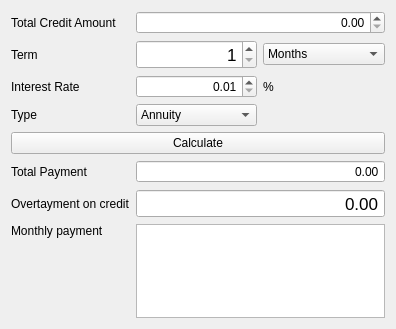
<?xml version="1.0" encoding="UTF-8"?>
<ui version="4.0">
 <class>CreditWindow</class>
 <widget class="QWidget" name="CreditWindow">
  <property name="geometry">
   <rect>
    <x>0</x>
    <y>0</y>
    <width>396</width>
    <height>329</height>
   </rect>
  </property>
  <property name="windowTitle">
   <string>Credit Calculator</string>
  </property>
  <layout class="QGridLayout" name="gridLayout">
   <item row="5" column="0">
    <widget class="QLabel" name="label_TotalPayment">
     <property name="text">
      <string>Total Payment</string>
     </property>
    </widget>
   </item>
   <item row="2" column="0">
    <widget class="QLabel" name="label_InterestRate">
     <property name="text">
      <string>Interest Rate</string>
     </property>
    </widget>
   </item>
   <item row="1" column="2">
    <widget class="QComboBox" name="comboBox_Term">
     <item>
      <property name="text">
       <string>Months</string>
      </property>
     </item>
     <item>
      <property name="text">
       <string>Years</string>
      </property>
     </item>
    </widget>
   </item>
   <item row="1" column="1">
    <widget class="QSpinBox" name="spinBox_Term">
     <property name="font">
      <font>
       <pointsize>13</pointsize>
      </font>
     </property>
     <property name="alignment">
      <set>Qt::AlignRight|Qt::AlignTrailing|Qt::AlignVCenter</set>
     </property>
     <property name="minimum">
      <number>1</number>
     </property>
     <property name="maximum">
      <number>600</number>
     </property>
    </widget>
   </item>
   <item row="3" column="0">
    <widget class="QLabel" name="label_Type">
     <property name="text">
      <string>Type</string>
     </property>
    </widget>
   </item>
   <item row="7" column="0" alignment="Qt::AlignTop">
    <widget class="QLabel" name="label_MonthlyPayment">
     <property name="text">
      <string>Monthly payment</string>
     </property>
    </widget>
   </item>
   <item row="2" column="1">
    <widget class="QDoubleSpinBox" name="doubleSpinBox_InterestRate">
     <property name="alignment">
      <set>Qt::AlignRight|Qt::AlignTrailing|Qt::AlignVCenter</set>
     </property>
     <property name="minimum">
      <double>0.010000000000000</double>
     </property>
    </widget>
   </item>
   <item row="4" column="0" colspan="3">
    <widget class="QPushButton" name="pushButton_Calculate">
     <property name="text">
      <string>Calculate</string>
     </property>
    </widget>
   </item>
   <item row="0" column="1" colspan="2">
    <widget class="QDoubleSpinBox" name="doubleSpinBox_TotalCreditAmount">
     <property name="alignment">
      <set>Qt::AlignRight|Qt::AlignTrailing|Qt::AlignVCenter</set>
     </property>
     <property name="showGroupSeparator" stdset="0">
      <bool>true</bool>
     </property>
     <property name="maximum">
      <double>1000000000000000000.000000000000000</double>
     </property>
    </widget>
   </item>
   <item row="1" column="0">
    <widget class="QLabel" name="label_Term">
     <property name="text">
      <string>Term</string>
     </property>
    </widget>
   </item>
   <item row="6" column="0">
    <widget class="QLabel" name="label_Overpayment">
     <property name="text">
      <string>Overtayment on credit</string>
     </property>
    </widget>
   </item>
   <item row="2" column="2">
    <widget class="QLabel" name="label_prc">
     <property name="text">
      <string>%</string>
     </property>
    </widget>
   </item>
   <item row="3" column="1">
    <widget class="QComboBox" name="comboBox_Type">
     <item>
      <property name="text">
       <string>Annuity</string>
      </property>
     </item>
     <item>
      <property name="text">
       <string>Differentiated</string>
      </property>
     </item>
    </widget>
   </item>
   <item row="0" column="0">
    <widget class="QLabel" name="label_TotalCreditAmount">
     <property name="text">
      <string>Total Credit Amount</string>
     </property>
    </widget>
   </item>
   <item row="7" column="1" colspan="2">
    <widget class="QListWidget" name="listWidget_MonthlyPayment">
     <property name="font">
      <font>
       <pointsize>13</pointsize>
      </font>
     </property>
     <property name="whatsThis">
      <string>&lt;html&gt;&lt;head/&gt;&lt;body&gt;&lt;p align=&quot;right&quot;&gt;&lt;br/&gt;&lt;/p&gt;&lt;/body&gt;&lt;/html&gt;</string>
     </property>
     <property name="layoutDirection">
      <enum>Qt::RightToLeft</enum>
     </property>
     <property name="verticalScrollMode">
      <enum>QAbstractItemView::ScrollPerItem</enum>
     </property>
     <property name="horizontalScrollMode">
      <enum>QAbstractItemView::ScrollPerPixel</enum>
     </property>
    </widget>
   </item>
   <item row="5" column="1" colspan="2">
    <widget class="QDoubleSpinBox" name="doubleSpinBox_TotalPayment">
     <property name="alignment">
      <set>Qt::AlignRight|Qt::AlignTrailing|Qt::AlignVCenter</set>
     </property>
     <property name="readOnly">
      <bool>true</bool>
     </property>
     <property name="buttonSymbols">
      <enum>QAbstractSpinBox::NoButtons</enum>
     </property>
     <property name="showGroupSeparator" stdset="0">
      <bool>true</bool>
     </property>
     <property name="maximum">
      <double>1000000000000000000.000000000000000</double>
     </property>
    </widget>
   </item>
   <item row="6" column="1" colspan="2">
    <widget class="QDoubleSpinBox" name="doubleSpinBox_Overpayment">
     <property name="font">
      <font>
       <pointsize>13</pointsize>
      </font>
     </property>
     <property name="alignment">
      <set>Qt::AlignRight|Qt::AlignTrailing|Qt::AlignVCenter</set>
     </property>
     <property name="readOnly">
      <bool>true</bool>
     </property>
     <property name="buttonSymbols">
      <enum>QAbstractSpinBox::NoButtons</enum>
     </property>
     <property name="showGroupSeparator" stdset="0">
      <bool>true</bool>
     </property>
     <property name="maximum">
      <double>1000000000000000000.000000000000000</double>
     </property>
    </widget>
   </item>
  </layout>
 </widget>
 <tabstops>
  <tabstop>doubleSpinBox_TotalCreditAmount</tabstop>
  <tabstop>spinBox_Term</tabstop>
  <tabstop>comboBox_Term</tabstop>
  <tabstop>doubleSpinBox_InterestRate</tabstop>
  <tabstop>comboBox_Type</tabstop>
  <tabstop>pushButton_Calculate</tabstop>
  <tabstop>doubleSpinBox_TotalPayment</tabstop>
  <tabstop>doubleSpinBox_Overpayment</tabstop>
 </tabstops>
 <resources/>
 <connections/>
</ui>
